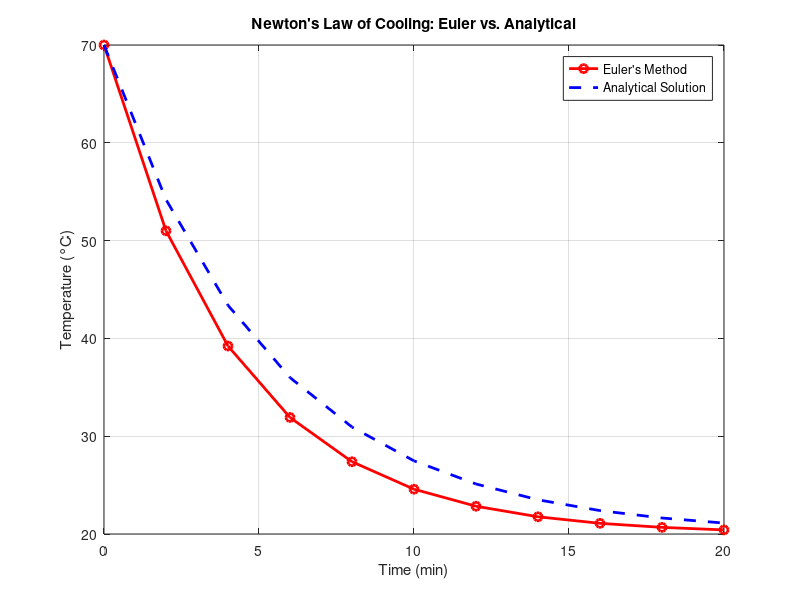

Write the MATLAB code that produced this figure.
clc; clear; close all;

%% Given Data
T0 = 70;    % Initial temperature (°C)
Ta = 20;    % Ambient temperature (°C)
k = 0.19;   % Cooling constant (1/min)
dt = 2;     % Time step (min)
t_end = 20; % Final time (min)

%% Time Array
t = 0:dt:t_end; % Time steps
N = length(t);  % Number of steps

%% Euler's Method Implementation
T_euler = zeros(1, N);
T_euler(1) = T0; % Initial condition

for i = 1:N-1
    T_euler(i+1) = T_euler(i) - k * dt * (T_euler(i) - Ta);
end

%% Analytical Solution
T_analytical = Ta + (T0 - Ta) * exp(-k * t);

%% Plotting the Results
figure;
plot(t, T_euler, 'ro-', 'LineWidth', 2, 'DisplayName', 'Euler''s Method');
hold on;
plot(t, T_analytical, 'b--', 'LineWidth', 2, 'DisplayName', 'Analytical Solution');
xlabel('Time (min)');
ylabel('Temperature (°C)');
title('Newton''s Law of Cooling: Euler vs. Analytical');
legend;
grid on;

%% Display Results
disp('Time (min) | Euler Method (°C) | Analytical (°C)');
disp([t' T_euler' T_analytical']);
